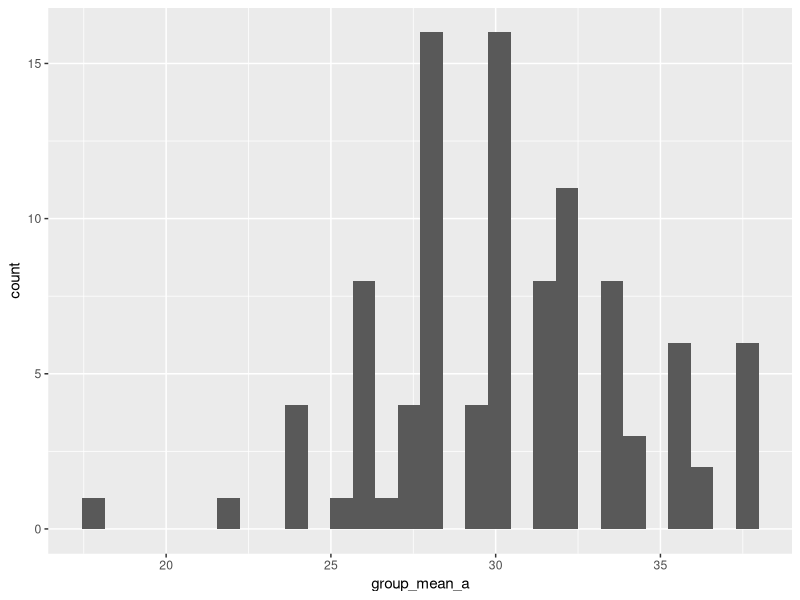

The R source for this figure:
## ---- chunk 1
# load libraries

library(ggplot2)
library(tidyverse)
## ---- chunk 2
#set seed
set.seed(1000)
## ---- chunk 3
zeroes <- function(
    num_vec = sample(x = rep(x = c(0,1,2,3), times=10), size = 10)
){
    counter <- 0

    for(i in 1:length(num_vec)){
        num <- num_vec[i]
        ifelse(
            test = num == 0,
            yes = counter <- counter + 1,
            no = counter <- counter
        )
    }
    return(counter)
}
set.seed(123)
zeroes()
## ---- chunk 4
library(dplyr)
zeroes_sub <- function(
    num_vec = sample(x = rep(x = c(0,1,2,3), times=10), size = 10)
){
    return(length(subset(
        x = num_vec, 
        subset = num_vec==0
        )))
}

zeroes_sub()
## ---- chunk 5
product_mat <- function(
    x = 5,
    y = 5
) {

    row_vec <- 1:x
    col_vec <- 1:y

    mat <- matrix(
        nrow=x,
        ncol=y
    )

    for(i in 1:x){
        for(j in 1:y){
            mat[i,j] <- row_vec[i] * col_vec[j]
        }
    }
    return(mat)
}

product_mat()
## ---- chunk 6
# a. Simulate a dataset with 3 groups of data, each group drawn from a distribution with a different mean. The final data frame should have 1 column for group and 1 column for the response variable.

groups <- rep(c("a", "b", "c"), each = 10)

response <- c(
    rnorm(n = 5, mean = 10),
    rnorm(n = 5, mean = 30),
    rnorm(n = 5, mean = 50)
    )

df1 <- data.frame(
    group = groups,
    response = response
)

# b. Write a custom function that 1) reshuffles the response variable, and 2) calculates the mean of each group in the reshuffled data. Store the means in a vector of length 3.

library(dplyr)

shuffler <- function(df = df1){

    reshuffled <- sample(df$response, size = nrow(df))

    df2 <- data.frame(groups = df$group, response = reshuffled)

    summary <- df2 |>
        group_by(groups) |>
        summarize(meanResponse = mean(response))

    storedMeans <- summary$meanResponse

    return(storedMeans)
}

shuffler()
## ---- chunk 7
library(ggplot2)

newdf <- data.frame(
    replicate = 1:100,
    group_mean_a = rep(NA, 100),
    group_mean_b = rep(NA, 100),
    group_mean_c = rep(NA, 100)
)

for(i in 1:100){
    temp = shuffler()
    newdf$group_mean_a[i] = temp[1]
    newdf$group_mean_b[i] = temp[2]
    newdf$group_mean_c[i] = temp[3]
}

# d. Use qplot() to create a histogram of the means for each reshuffled group. Or, if you want a challenge, use ggplot() to overlay all 3 histograms in the same figure. How do the distributions of reshuffled means compare to the original means?

mean_histogram_a <- ggplot(
    data = newdf
) + geom_histogram(
    mapping = aes(
        x = group_mean_a
    )
)

mean_histogram_b <- ggplot(
    data = newdf
) + geom_histogram(
    mapping = aes(
        x = group_mean_b
    )
)


mean_histogram_c <- ggplot(
    data = newdf
) + geom_histogram(
    mapping = aes(
        x = group_mean_c
    )
)

mean_histogram_a
